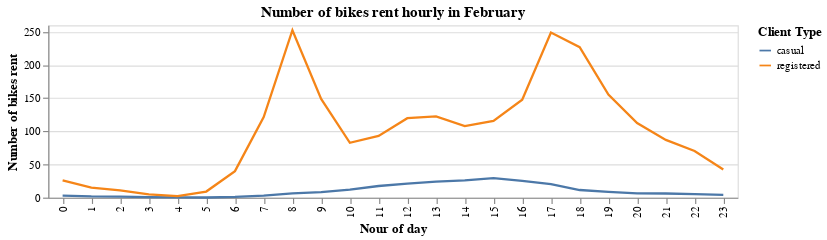

This figure's notebook cell:
### Code cell
alt.Chart(df_2).mark_line(point = False).encode(
    x = alt.X("hour:O", title="Nour of day"),
    y= alt.Y("number:Q",title="Number of bikes rent"),
    color=alt.Color("client_type:N",title='Client Type')
).properties(
    title="Number of bikes rent hourly in "+dico_indx_month[month],
    width=600,
    height=150,
)

### Figure 1 — Vega-Lite specification as saved in the notebook (floating-point values rounded to 4 significant figures)
{"config": {"view": {"continuousWidth": 400, "continuousHeight": 300}}, "data": {"name": "data-67decdcf8bccecee9e0122dd03f066fa"}, "mark": {"type": "line", "point": false}, "encoding": {"color": {"field": "client_type", "title": "Client Type", "type": "nominal"}, "x": {"field": "hour", "title": "Nour of day", "type": "ordinal"}, "y": {"field": "number", "title": "Number of bikes rent", "type": "quantitative"}}, "height": 150, "title": "Number of bikes rent hourly in February", "width": 600, "$schema": "https://vega.github.io/schema/vega-lite/v4.17.0.json", "datasets": {"data-67decdcf8bccecee9e0122dd03f066fa": [{"hour": 0, "client_type": "casual", "number": 2.974}, {"hour": 0, "client_type": "registered", "number": 25.87}, {"hour": 1, "client_type": "casual", "number": 1.763}, {"hour": 1, "client_type": "registered", "number": 15.13}, {"hour": 2, "client_type": "casual", "number": 1.514}, {"hour": 2, "client_type": "registered", "number": 10.95}, {"hour": 3, "client_type": "casual", "number": 0.8529}, {"hour": 3, "client_type": "registered", "number": 4.971}, {"hour": 4, "client_type": "casual", "number": 0.2424}, {"hour": 4, "client_type": "registered", "number": 2.394}, {"hour": 5, "client_type": "casual", "number": 0.1892}, {"hour": 5, "client_type": "registered", "number": 9.162}, {"hour": 6, "client_type": "casual", "number": 1.079}, {"hour": 6, "client_type": "registered", "number": 40.0}, {"hour": 7, "client_type": "casual", "number": 3.158}, {"hour": 7, "client_type": "registered", "number": 121.6}, {"hour": 8, "client_type": "casual", "number": 6.526}, {"hour": 8, "client_type": "registered", "number": 252.6}, {"hour": 9, "client_type": "casual", "number": 8.368}, {"hour": 9, "client_type": "registered", "number": 149.0}, {"hour": 10, "client_type": "casual", "number": 12.11}, {"hour": 10, "client_type": "registered", "number": 82.74}, {"hour": 11, "client_type": "casual", "number": 17.55}, {"hour": 11, "client_type": "registered", "number": 93.11}, {"hour": 12, "client_type": "casual", "number": 21.21}, {"hour": 12, "client_type": "registered", "number": 119.8}, {"hour": 13, "client_type": "casual", "number": 24.03}, {"hour": 13, "client_type": "registered", "number": 122.6}, {"hour": 14, "client_type": "casual", "number": 26.08}, {"hour": 14, "client_type": "registered", "number": 108.0}, {"hour": 15, "client_type": "casual", "number": 29.47}, {"hour": 15, "client_type": "registered", "number": 115.8}, {"hour": 16, "client_type": "casual", "number": 25.39}, {"hour": 16, "client_type": "registered", "number": 147.6}, {"hour": 17, "client_type": "casual", "number": 20.29}, {"hour": 17, "client_type": "registered", "number": 249.1}, {"hour": 18, "client_type": "casual", "number": 11.5}, {"hour": 18, "client_type": "registered", "number": 227.1}, {"hour": 19, "client_type": "casual", "number": 8.553}, {"hour": 19, "client_type": "registered", "number": 155.4}, {"hour": 20, "client_type": "casual", "number": 6.5}, {"hour": 20, "client_type": "registered", "number": 112.4}, {"hour": 21, "client_type": "casual", "number": 6.263}, {"hour": 21, "client_type": "registered", "number": 87.05}, {"hour": 22, "client_type": "casual", "number": 5.132}, {"hour": 22, "client_type": "registered", "number": 70.42}, {"hour": 23, "client_type": "casual", "number": 4.079}, {"hour": 23, "client_type": "registered", "number": 42.32}]}}
